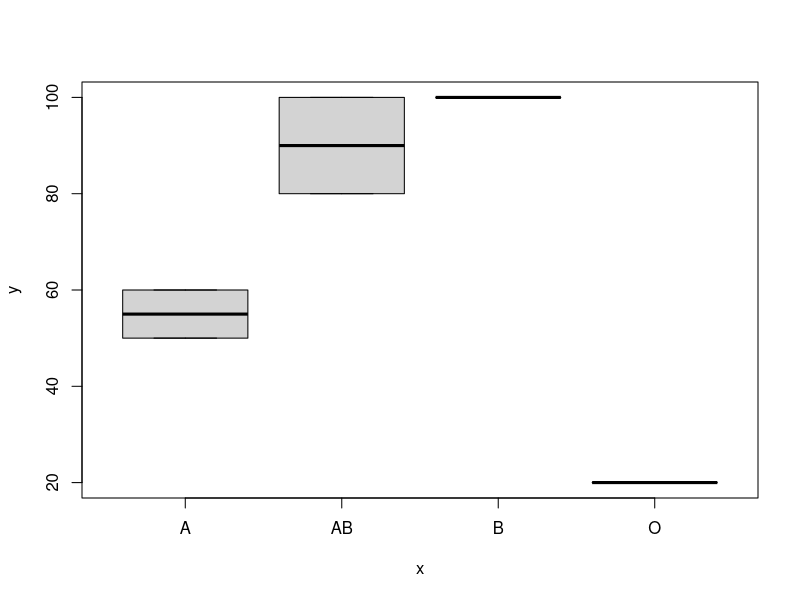
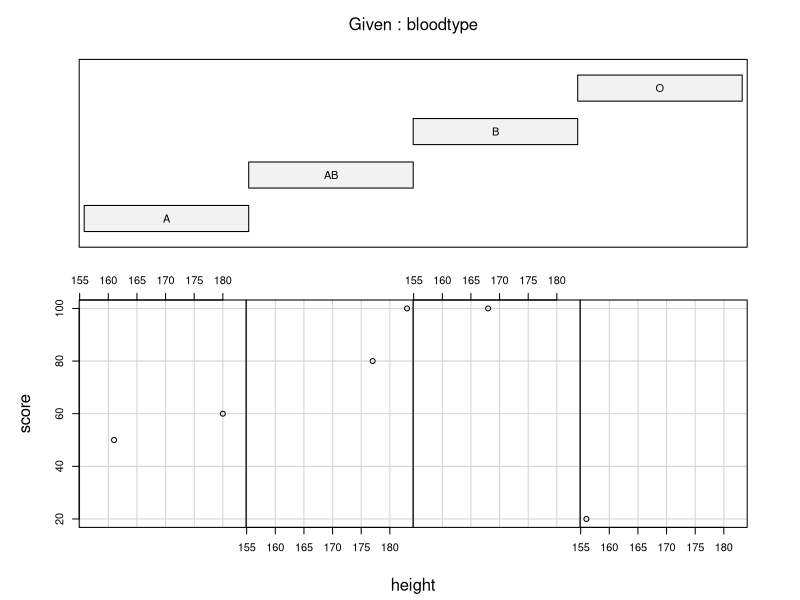
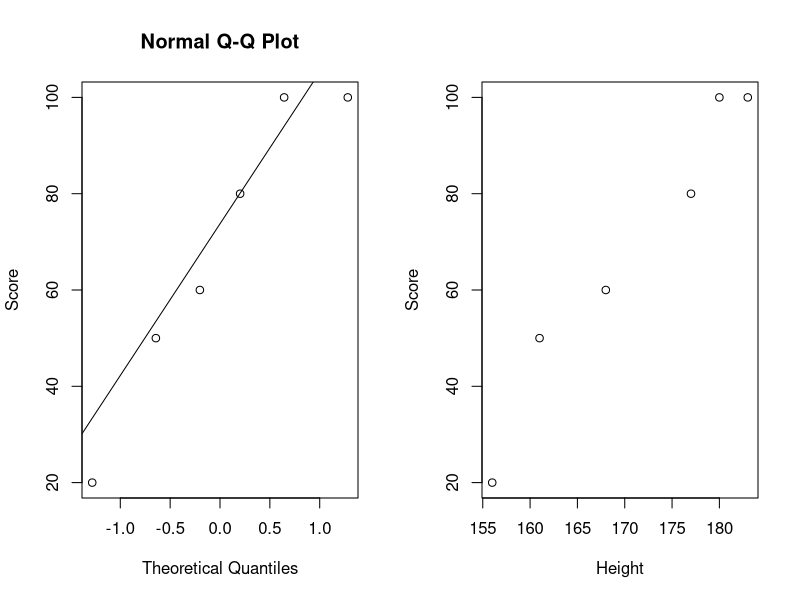
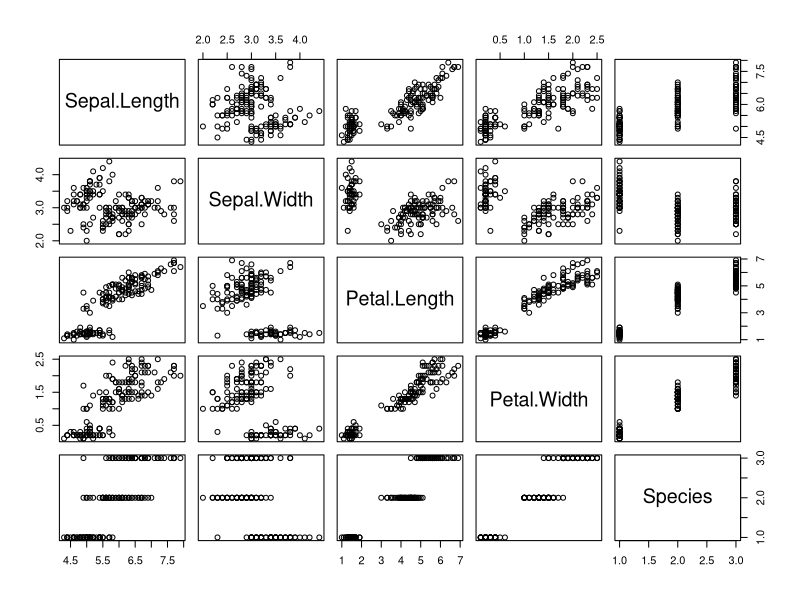
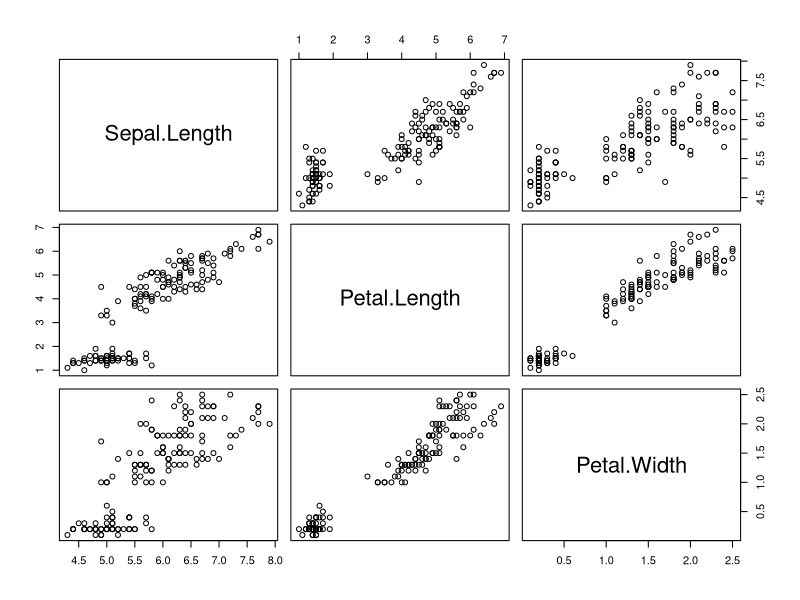
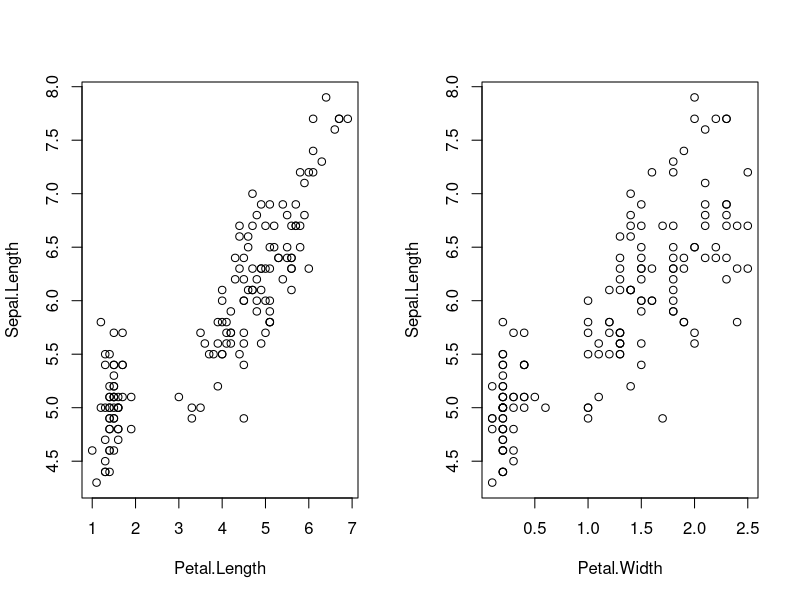
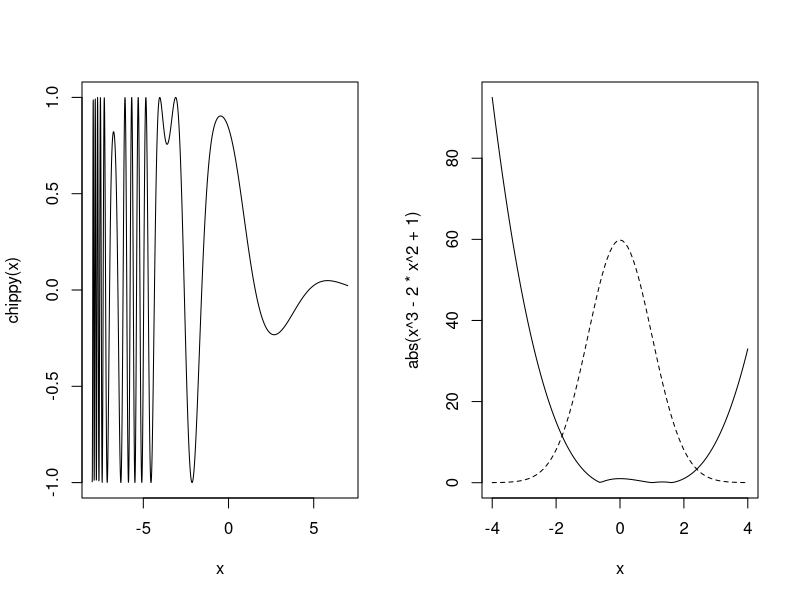
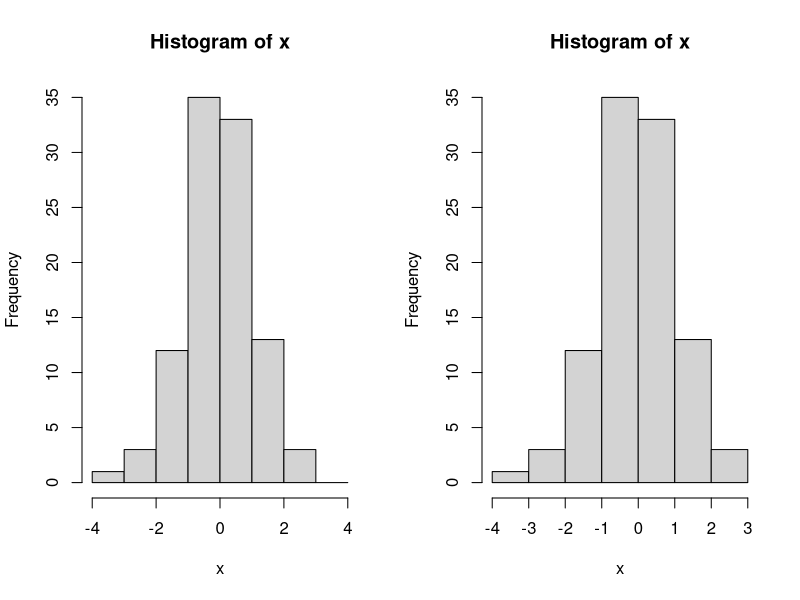

Recreate these plots in R, in order.
#條件散佈圖
bloodtype = c("A", "A", "B", "AB", "AB", "O")
bloodtype = as.factor(bloodtype)
score = c(50, 60, 100, 80, 100, 20)
height = c(161,180,168,177,183,156)
plot(bloodtype, score)
coplot(score~height|bloodtype,rows = 1)
#qqplot
par(mfrow=c(1, 2))
qqnorm(score, ylab = "Score")
qqline(score)
qqplot(height, score, xlab = "Height", ylab = "Score")
#------------------------------
# par(mfrow=c(2, 2))
plot(iris)
attach(iris)
plot(~Sepal.Length + Petal.Length + Petal.Width)
plot(Sepal.Length~Petal.Length+Petal.Width)

#-----------------------------
chippy = function(x) sin(cos(x)*exp(-x/2))
curve(chippy, -8, 7, n=2000)
curve(abs(x^3 - 2*x^2 + 1),-4, 4)
curve(dnorm(x)*150, lty=2, add=T)
#------------------------------
#histogram
x = rnorm(100)
b = c(-4, -3, -2, -1, 0, 1, 2, 3, 4)
hist(x, breaks = b)
hist(x, nclass = 8)
#------------------------------
#barplot
cancers = c(11,16,17,6,12)
names(cancers) =c("breast","bronchus","colon","ovary","stomach")
labels=c("乳癌","支氣管癌","結腸癌","卵巢癌","胃癌")
barplot(cancers)
barplot(cancers, names=labels)
barplot(cancers, names=labels, horiz = T)
barplot(cancers, names=labels, horiz = T, col = c(1,2,3,4,5))
barplot(cancers, names=labels, col = c(1,2,3,4,5), density = 10)
barplot(cancers, names=labels, col = c(1,2,3,4,5), density = 40)
# axis(
#     side=1,#表示在底部建立轴（x轴）
#     at=1:6，#我要标志6个tickmarks
#     tck=-0.2,#tickmarks的长度0.2，方向向外
#     labels=c("I","II","III","IV","V","VI")#6个tickmarks分别对应的标识(labels)就是这六个字符
# )
